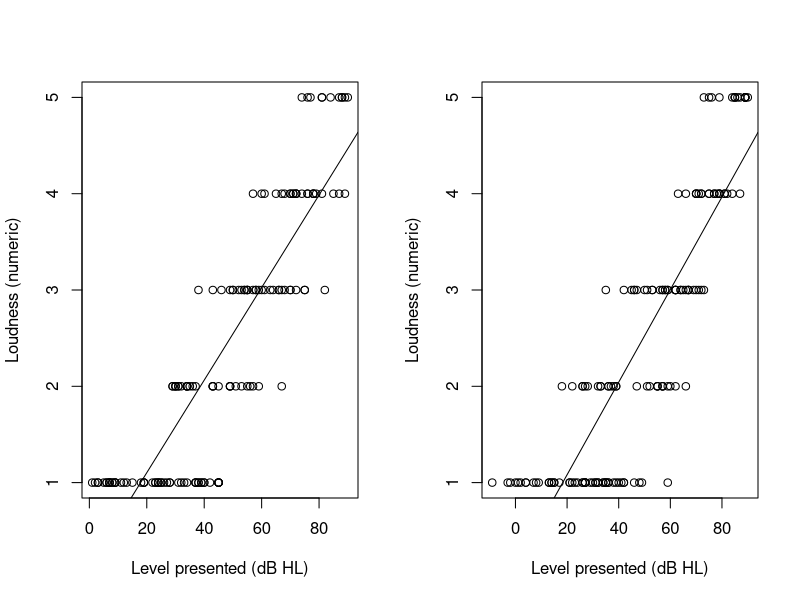
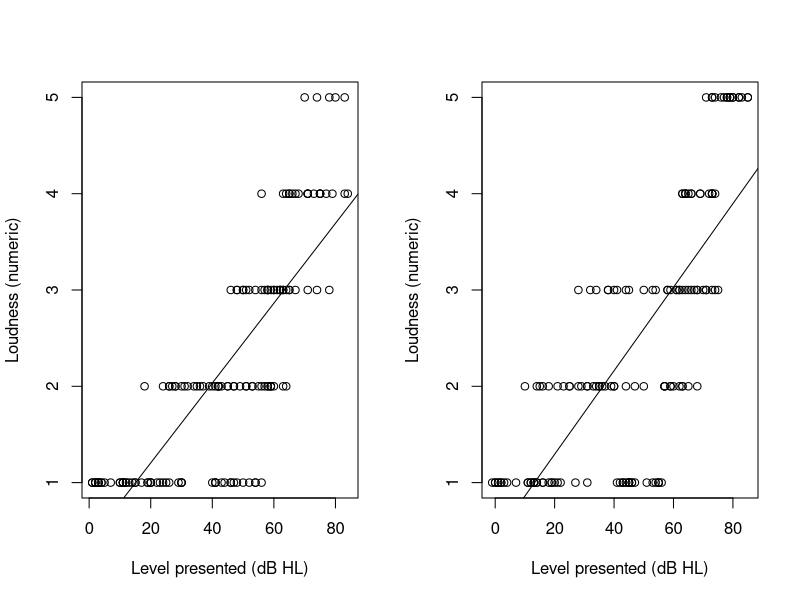
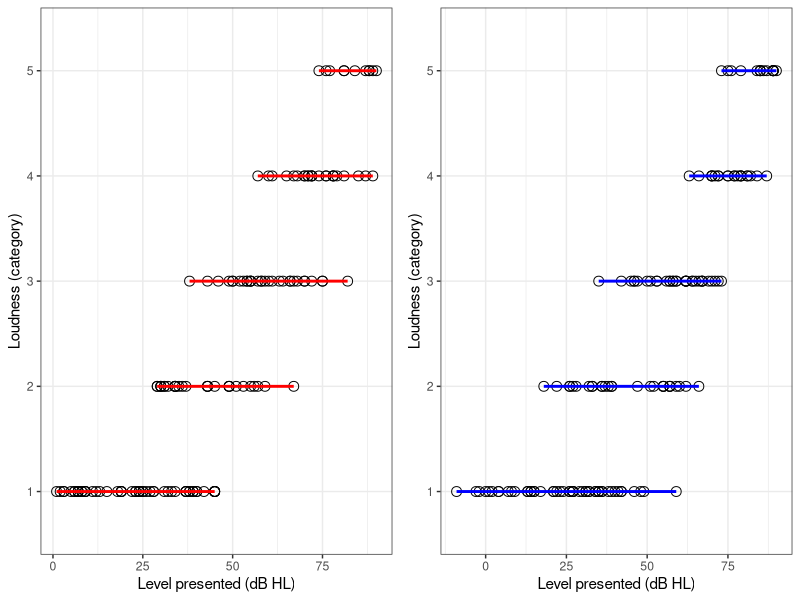
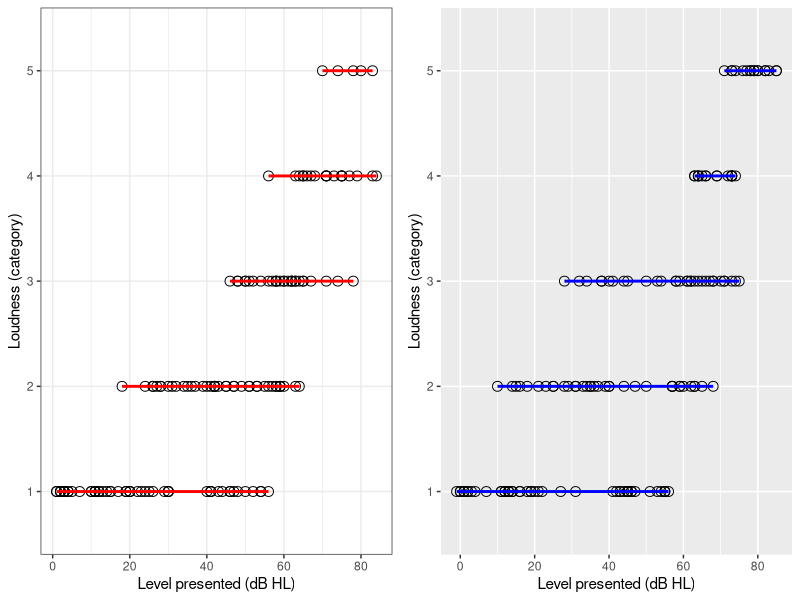

Write R code to recreate these figures, in order.
#Installera paket
install.packages("readr")
install.packages("tidyverse")
install.packages("MASS")
install.packages("ggplot2")
install.packages("ggpubr")

#Load package (install with install.package("packagename") if missing)
library(readr)
library(tidyverse)
library(MASS)
library(ggplot2)
library(ggpubr)

#Read in data
longdata <- read_delim("longdata.csv", delim = ";", 
                       escape_double = FALSE, trim_ws = TRUE)

#LINJÄRA MODELLER
#Create linear model
mod5L <- lm(longdata$`0.5kHz-upplevd-L` ~ longdata$`0.5kHz-dB-L`) 
mod5R <- lm(longdata$`0.5kHz-upplevd-R` ~ longdata$`0.5kHz-dB-R`) 
mod4L <- lm(longdata$`4kHz-upplevd-L` ~ longdata$`4kHz-dB-L`) 
mod4R <- lm(longdata$`4kHz-upplevd-R` ~ longdata$`4kHz-dB-R`) 

#Linjära grafer - 500 Hz
par(mfrow=c(1,2))
plot(longdata$`0.5kHz-dB-R`, longdata$`0.5kHz-upplevd-R`,
     xlab="Level presented (dB HL)",
     ylab="Loudness (numeric)")
abline(mod5R)

plot(longdata$`0.5kHz-dB-L`, longdata$`0.5kHz-upplevd-L`,
     xlab="Level presented (dB HL)",
     ylab="Loudness (numeric)")
abline(mod5L)

#Linjära grafer - 4000 Hz
par(mfrow=c(1,2))
plot(longdata$`4kHz-dB-R`, longdata$`4kHz-upplevd-R`,
     xlab="Level presented (dB HL)",
     ylab="Loudness (numeric)")
abline(mod4R)

plot(longdata$`4kHz-dB-L`, longdata$`4kHz-upplevd-L`,
     xlab="Level presented (dB HL)",
     ylab="Loudness (numeric)")
abline(mod4L)


#LOGISTISKA MODELLER

#Inspect class of "upplevd" variable
class(longdata$`0.5kHz-upplevd-L`)
class(longdata$`0.5kHz-upplevd-R`)
class(longdata$`4kHz-upplevd-L`)
class(longdata$`4kHz-upplevd-R`)

#Overwrite upplevd as factor variable
longdata$`0.5kHz-upplevd-L` <- factor(longdata$`0.5kHz-upplevd-L`)
longdata$`0.5kHz-upplevd-R` <- factor(longdata$`0.5kHz-upplevd-R`)
longdata$`4kHz-upplevd-L` <- factor(longdata$`4kHz-upplevd-L`)
longdata$`4kHz-upplevd-R` <- factor(longdata$`4kHz-upplevd-R`)

#Create logistics model
mod5L_glm <- glm(longdata$`0.5kHz-upplevd-L` ~ longdata$`0.5kHz-dB-L`, family = "binomial")
mod5R_glm <- glm(longdata$`0.5kHz-upplevd-L` ~ longdata$`0.5kHz-dB-L`, family = "binomial")
mod4L_glm <- glm(longdata$`4kHz-upplevd-L` ~ longdata$`4kHz-dB-L`, family = "binomial")
mod4R_glm <- glm(longdata$`4kHz-upplevd-R` ~ longdata$`4kHz-dB-R`, family = "binomial")

#Inspect logistic model
summary(mod5L_glm)
summary(mod5R_glm)
summary(mod4L_glm)
summary(mod4R_glm)

# Grafer för 500 Hz - höger & vänster öra
plot1 <- ggplot(longdata, aes(x = longdata$`0.5kHz-dB-R`, y = longdata$`0.5kHz-upplevd-R`)) + 
  geom_point(shape = 1, size = 3) +
  stat_smooth(method = "lm", col = "red", alpha = 0.35)+
  xlab("Level presented (dB HL)")+
  ylab("Loudness (category)")+
  theme_bw()

plot2 <- ggplot(longdata, aes(x = longdata$`0.5kHz-dB-L`, y = longdata$`0.5kHz-upplevd-L`)) + 
  geom_point(shape = 1, size = 3) +
  stat_smooth(method = "lm", col = "blue", alpha = 0.35)+
  xlab("Level presented (dB HL)")+
  ylab("Loudness (category)")+
  theme_bw()

# 500 HZ : Lägg graferna för höger (plot1) och vänster (plot2) öra bredvid varandra
ggarrange(plot1, plot2, ncol=2, nrow=1)

# Grafer för 4 kHz - höger & vänster öra
plot3 <- ggplot(longdata, aes(x = longdata$`4kHz-dB-R`, y = longdata$`4kHz-upplevd-R`)) + 
  geom_point(shape = 1, size = 3) +
  stat_smooth(method = "lm", col = "red", alpha = 0.35)+
  xlab("Level presented (dB HL)")+
  ylab("Loudness (category)")+
  theme_bw()

plot4 <- ggplot(longdata, aes(x = longdata$`4kHz-dB-L`, y = longdata$`4kHz-upplevd-L`)) + 
  geom_point(shape = 1, size = 3) +
  stat_smooth(method = "lm", col = "blue", alpha = 0.35)+
  xlab("Level presented (dB HL)")+
  ylab("Loudness (category)")
  theme_bw()

# 4 kHz: Lägg graferna för höger (plot3) och vänster (plot4) öra - 4kHz, bredvid varandra
ggarrange(plot3, plot4, ncol=2, nrow=1)
